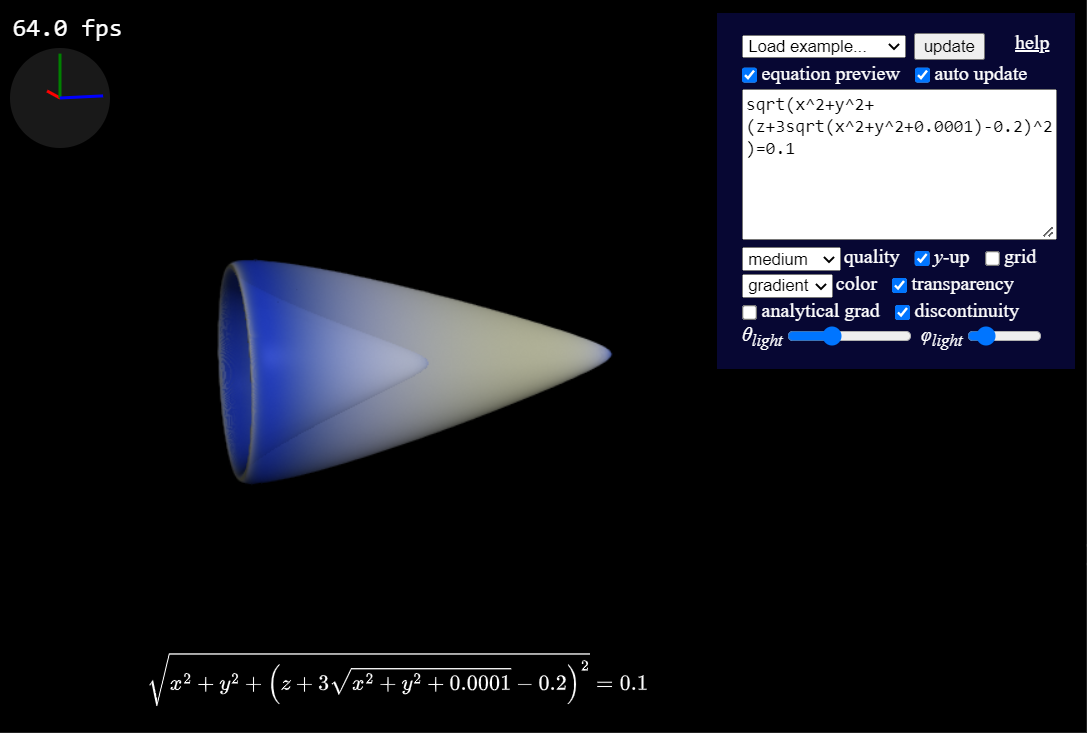
#> input picture raw/1008063582824562808-unknown.png, 1087 x 733 px; its folder holds only this picture in this run
$ python plot_video_sequence.py
#> lines starting #> are read from the running program, lines starting #| are printed output that depends on the picture
import os
import cv2
import numpy as np
from hashlib import md5

# Path to the directory containing the images
image_dir = 'raw'

# Output video file name and codec (e.g., 'output_video.mp4')
output_video = 'spirulae_raw.mp4'
fourcc = cv2.VideoWriter_fourcc(*'XVID')  # Codec for mp4 format

# Fixed frame rate (frames per second)
frame_rate = 20

# Get a list of image files in the directory, sorted by file id
image_files = [os.path.join(image_dir, file) for file in os.listdir(image_dir)
               if file.lower().endswith(('.jpg', '.jpeg', '.png', '.gif', '.bmp', '.webp'))]
image_files.sort(key=lambda x: int(x.split('/')[-1].split('-')[0]))

# Get the dimensions for the video frames
frame_height, frame_width = 480, 640

# Initialize the VideoWriter
video_writer = cv2.VideoWriter(output_video, fourcc, frame_rate, (frame_width, frame_height))

hashes = set()

# Loop through the images, resize and add them to the video
for fi in range(len(image_files)):
    image_file = image_files[fi]
    h = md5(open(image_file, 'rb').read()).hexdigest()
    if h in hashes:
        continue
    hashes.add(h)
    print(fi, '/', len(image_files))

    image = cv2.imread(image_file)
#> image is the input picture: shape (733, 1087, 3); mean B, G, R 35.3, 29.1, 28.1
    if image is None:
        continue

    image_height, image_width, _ = image.shape
#> image_height = 733; image_width = 1087
    sc = min(frame_width / image_width, frame_height / image_height)
#> sc = 0.589
    new_width = round(sc * image_width)
#> new_width = 640
    new_height = round(sc * image_height)
#> new_height = 432
    image = cv2.resize(image, (new_width, new_height))
#> image: shape (432, 640, 3)

    padding_top = (frame_height - new_height) // 2
#> padding_top = 24
    padding_bottom = frame_height - new_height - padding_top
#> padding_bottom = 24
    padding_left = (frame_width - new_width) // 2
#> padding_left = 0
    padding_right = frame_width - new_width - padding_left
#> padding_right = 0

    padded_image = np.zeros((frame_height, frame_width, 3), dtype=np.uint8)
    padded_image[padding_top:padding_top+new_height,
                 padding_left:padding_left+new_width, :] = image
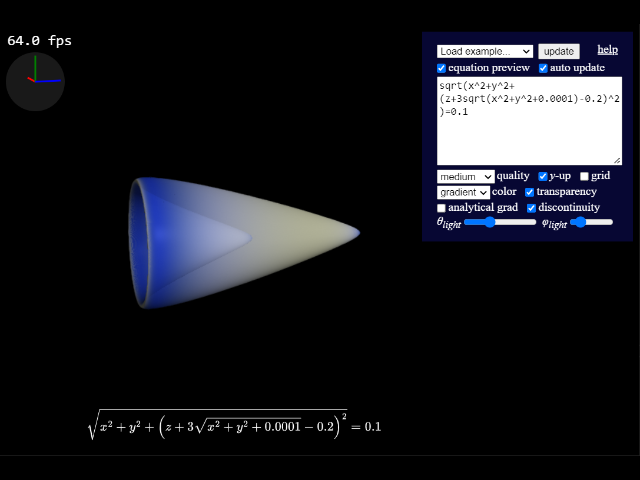
#> padded_image: shape (480, 640, 3); mean B, G, R 31.8, 26.2, 25.3

    # Write the frame to the video
    video_writer.write(padded_image)

# Release the VideoWriter
video_writer.release()

print(len(hashes), "frames")

os.system("ffmpeg -y -i spirulae_raw.mp4 -vcodec libx264 -crf 28 spirulae.mp4")

$ run again, on raw/1018999402574135346-unknown.png
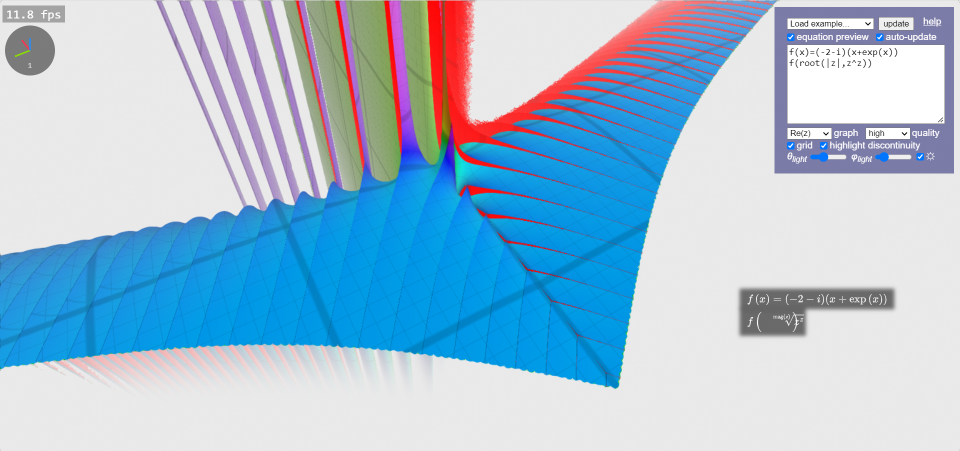
#> input picture raw/1018999402574135346-unknown.png, 1920 x 902 px (shown at 1/2 size)
#> image is the input picture: shape (902, 1920, 3); mean B, G, R 213.3, 191.4, 161.8
#> `image = cv2.resize(image, (new_width, new_height))`:
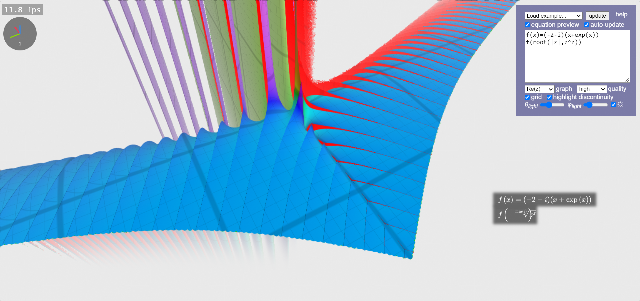
#> image: shape (301, 640, 3); mean B, G, R 213.3, 191.3, 161.7
#> `padded_image[padding_top:padding_top+new_height, padding_left:padding_..`:
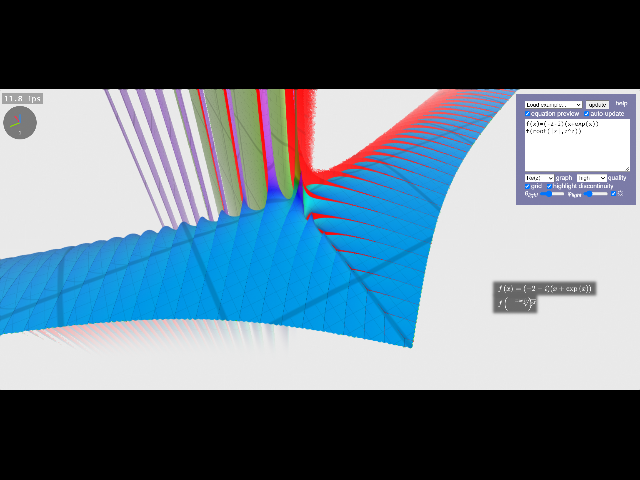
#> padded_image: shape (480, 640, 3); mean B, G, R 133.7, 120, 101.4

$ run again, on raw/1019297451825447033-unknown.png
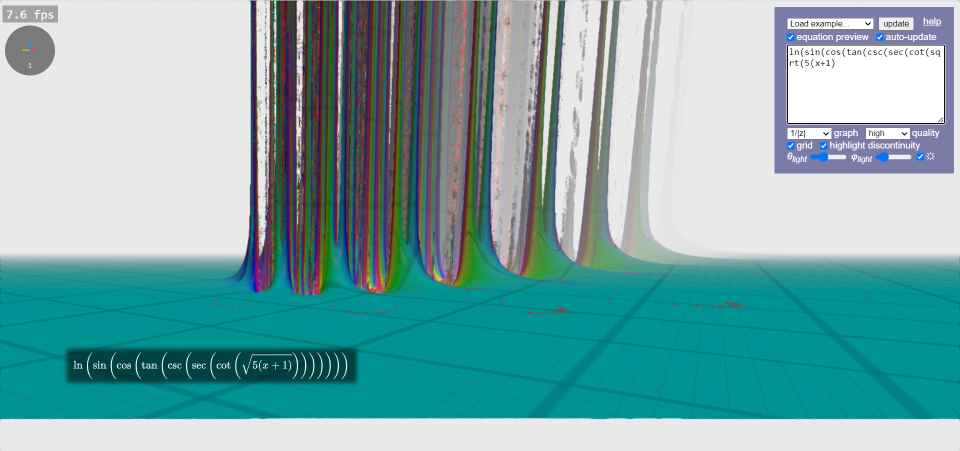
#> input picture raw/1019297451825447033-unknown.png, 1920 x 902 px (shown at 1/2 size)
#> image is the input picture: shape (902, 1920, 3); mean B, G, R 170.2, 169.5, 123.9
#> `image = cv2.resize(image, (new_width, new_height))`:
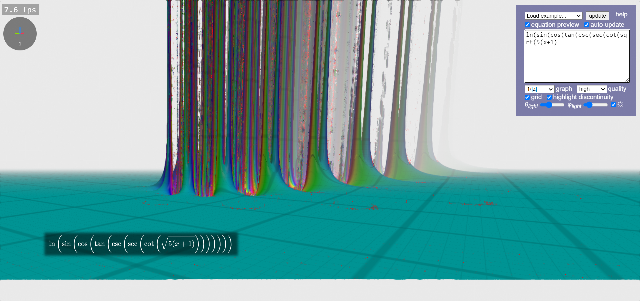
#> image: shape (301, 640, 3); mean B, G, R 170.2, 169.4, 123.8
#> `padded_image[padding_top:padding_top+new_height, padding_left:padding_..`:
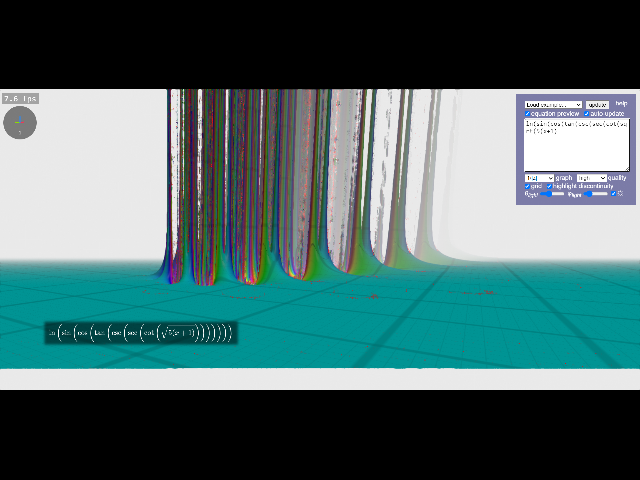
#> padded_image: shape (480, 640, 3); mean B, G, R 106.7, 106.2, 77.6

$ run again, on raw/1021553512280244274-unknown.png
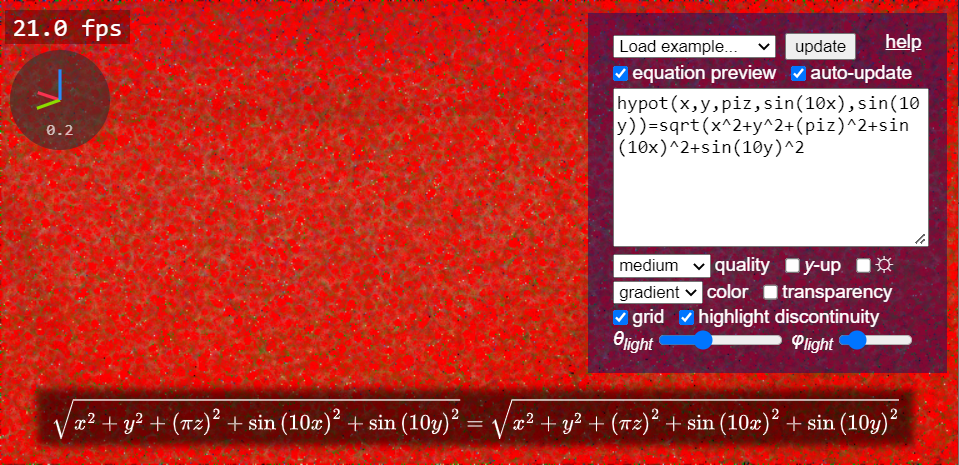
#> input picture raw/1021553512280244274-unknown.png, 959 x 465 px
#> image is the input picture: shape (465, 959, 3); mean B, G, R 60.7, 64.5, 184.1
#> `image = cv2.resize(image, (new_width, new_height))`:
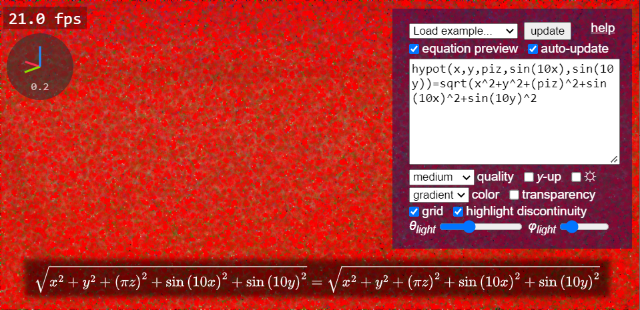
#> image: shape (310, 640, 3); mean B, G, R 60.6, 64.4, 183.9
#> `padded_image[padding_top:padding_top+new_height, padding_left:padding_..`:
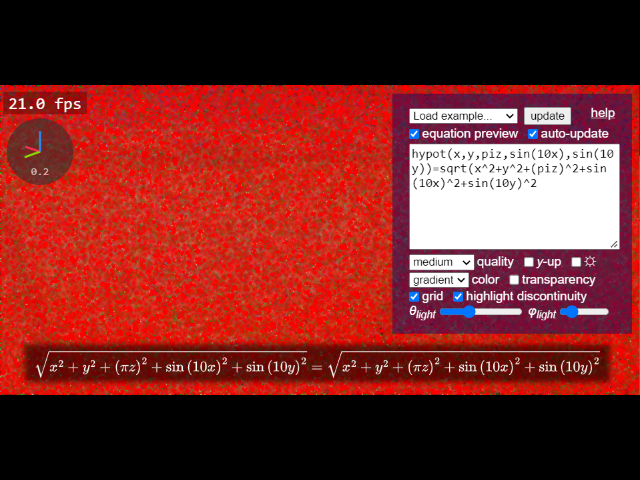
#> padded_image: shape (480, 640, 3); mean B, G, R 39.2, 41.6, 118.8

$ run again, on raw/1014733185986338816-unknown.png
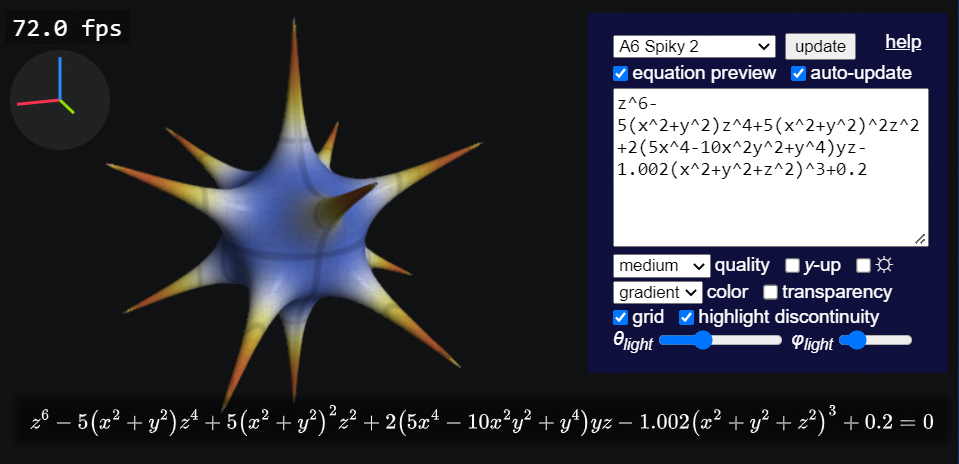
#> input picture raw/1014733185986338816-unknown.png, 959 x 464 px
#> image is the input picture: shape (464, 959, 3); mean B, G, R 67.1, 58.4, 56.7
#> `image = cv2.resize(image, (new_width, new_height))`:
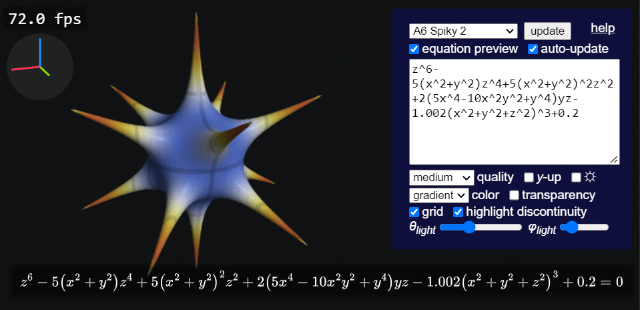
#> image: shape (310, 640, 3); mean B, G, R 67, 58.3, 56.6
#> `padded_image[padding_top:padding_top+new_height, padding_left:padding_..`:
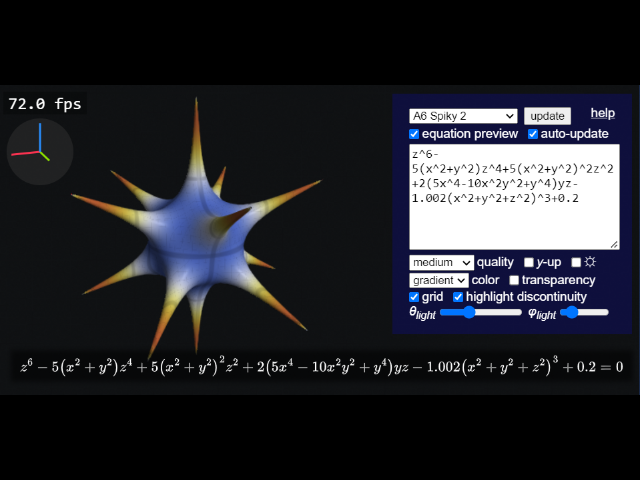
#> padded_image: shape (480, 640, 3); mean B, G, R 43.3, 37.6, 36.6
